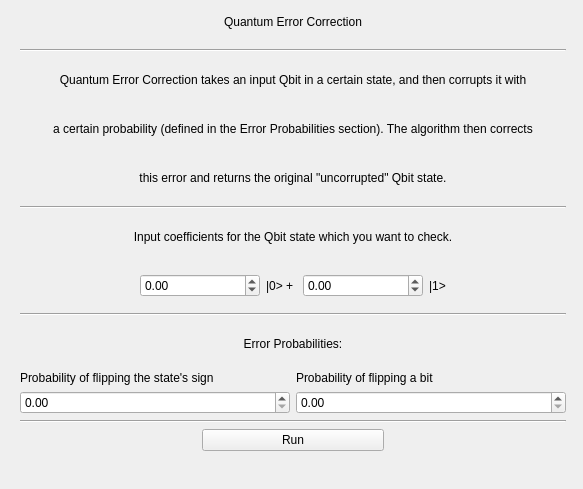
<?xml version="1.0" encoding="UTF-8"?>
<ui version="4.0">
 <class>Form</class>
 <widget class="QWidget" name="Form">
  <property name="geometry">
   <rect>
    <x>0</x>
    <y>0</y>
    <width>583</width>
    <height>489</height>
   </rect>
  </property>
  <property name="windowTitle">
   <string>Form</string>
  </property>
  <widget class="QWidget" name="verticalLayoutWidget">
   <property name="geometry">
    <rect>
     <x>20</x>
     <y>0</y>
     <width>546</width>
     <height>451</height>
    </rect>
   </property>
   <layout class="QVBoxLayout" name="verticalLayout">
    <item>
     <widget class="QLabel" name="label">
      <property name="styleSheet">
       <string notr="true">font: 20pt &quot;MS Sans Serif&quot;;</string>
      </property>
      <property name="text">
       <string>Quantum Error Correction</string>
      </property>
      <property name="alignment">
       <set>Qt::AlignCenter</set>
      </property>
     </widget>
    </item>
    <item>
     <widget class="Line" name="line">
      <property name="orientation">
       <enum>Qt::Horizontal</enum>
      </property>
     </widget>
    </item>
    <item>
     <widget class="QLabel" name="label_4">
      <property name="text">
       <string>Quantum Error Correction takes an input Qbit in a certain state, and then corrupts it with</string>
      </property>
      <property name="alignment">
       <set>Qt::AlignCenter</set>
      </property>
     </widget>
    </item>
    <item>
     <widget class="QLabel" name="label_9">
      <property name="text">
       <string>a certain probability (defined in the Error Probabilities section). The algorithm then corrects</string>
      </property>
      <property name="alignment">
       <set>Qt::AlignCenter</set>
      </property>
     </widget>
    </item>
    <item>
     <widget class="QLabel" name="label_10">
      <property name="text">
       <string>this error and returns the original &quot;uncorrupted&quot; Qbit state.</string>
      </property>
      <property name="alignment">
       <set>Qt::AlignCenter</set>
      </property>
     </widget>
    </item>
    <item>
     <widget class="Line" name="line_2">
      <property name="orientation">
       <enum>Qt::Horizontal</enum>
      </property>
     </widget>
    </item>
    <item>
     <widget class="QLabel" name="label_8">
      <property name="text">
       <string>Input coefficients for the Qbit state which you want to check.</string>
      </property>
      <property name="alignment">
       <set>Qt::AlignCenter</set>
      </property>
     </widget>
    </item>
    <item>
     <layout class="QHBoxLayout" name="horizontalLayout">
      <item>
       <spacer name="horizontalSpacer_3">
        <property name="orientation">
         <enum>Qt::Horizontal</enum>
        </property>
        <property name="sizeHint" stdset="0">
         <size>
          <width>40</width>
          <height>20</height>
         </size>
        </property>
       </spacer>
      </item>
      <item>
       <widget class="QDoubleSpinBox" name="AlphaSpin">
        <property name="sizePolicy">
         <sizepolicy hsizetype="Expanding" vsizetype="Fixed">
          <horstretch>0</horstretch>
          <verstretch>0</verstretch>
         </sizepolicy>
        </property>
        <property name="minimum">
         <double>-99.000000000000000</double>
        </property>
        <property name="maximum">
         <double>99.000000000000000</double>
        </property>
        <property name="singleStep">
         <double>1.000000000000000</double>
        </property>
       </widget>
      </item>
      <item>
       <widget class="QLabel" name="label_2">
        <property name="text">
         <string>|0&gt; + </string>
        </property>
        <property name="alignment">
         <set>Qt::AlignLeading|Qt::AlignLeft|Qt::AlignVCenter</set>
        </property>
       </widget>
      </item>
      <item>
       <widget class="QDoubleSpinBox" name="BetaSpin">
        <property name="sizePolicy">
         <sizepolicy hsizetype="Expanding" vsizetype="Fixed">
          <horstretch>0</horstretch>
          <verstretch>0</verstretch>
         </sizepolicy>
        </property>
        <property name="minimum">
         <double>-99.000000000000000</double>
        </property>
        <property name="maximum">
         <double>99.000000000000000</double>
        </property>
        <property name="singleStep">
         <double>1.000000000000000</double>
        </property>
       </widget>
      </item>
      <item>
       <widget class="QLabel" name="label_3">
        <property name="text">
         <string>|1&gt;</string>
        </property>
       </widget>
      </item>
      <item>
       <spacer name="horizontalSpacer_4">
        <property name="orientation">
         <enum>Qt::Horizontal</enum>
        </property>
        <property name="sizeHint" stdset="0">
         <size>
          <width>40</width>
          <height>20</height>
         </size>
        </property>
       </spacer>
      </item>
     </layout>
    </item>
    <item>
     <widget class="Line" name="line_3">
      <property name="orientation">
       <enum>Qt::Horizontal</enum>
      </property>
     </widget>
    </item>
    <item>
     <widget class="QLabel" name="label_7">
      <property name="text">
       <string>Error Probabilities:</string>
      </property>
      <property name="alignment">
       <set>Qt::AlignCenter</set>
      </property>
     </widget>
    </item>
    <item>
     <layout class="QHBoxLayout" name="horizontalLayout_4">
      <item>
       <layout class="QVBoxLayout" name="verticalLayout_2">
        <item>
         <widget class="QLabel" name="label_5">
          <property name="text">
           <string>Probability of flipping the state's sign</string>
          </property>
         </widget>
        </item>
        <item>
         <widget class="QDoubleSpinBox" name="pSign">
          <property name="maximum">
           <double>1.000000000000000</double>
          </property>
          <property name="singleStep">
           <double>0.100000000000000</double>
          </property>
         </widget>
        </item>
       </layout>
      </item>
      <item>
       <layout class="QVBoxLayout" name="verticalLayout_3">
        <item>
         <widget class="QLabel" name="label_6">
          <property name="text">
           <string>Probability of flipping a bit</string>
          </property>
         </widget>
        </item>
        <item>
         <widget class="QDoubleSpinBox" name="pFlip">
          <property name="maximum">
           <double>1.000000000000000</double>
          </property>
          <property name="singleStep">
           <double>0.100000000000000</double>
          </property>
         </widget>
        </item>
       </layout>
      </item>
     </layout>
    </item>
    <item>
     <widget class="Line" name="line_4">
      <property name="orientation">
       <enum>Qt::Horizontal</enum>
      </property>
     </widget>
    </item>
    <item>
     <layout class="QHBoxLayout" name="horizontalLayout_2">
      <item>
       <spacer name="horizontalSpacer">
        <property name="orientation">
         <enum>Qt::Horizontal</enum>
        </property>
        <property name="sizeHint" stdset="0">
         <size>
          <width>30</width>
          <height>20</height>
         </size>
        </property>
       </spacer>
      </item>
      <item>
       <widget class="QPushButton" name="RunQEC">
        <property name="sizePolicy">
         <sizepolicy hsizetype="Expanding" vsizetype="Fixed">
          <horstretch>0</horstretch>
          <verstretch>0</verstretch>
         </sizepolicy>
        </property>
        <property name="text">
         <string>Run</string>
        </property>
       </widget>
      </item>
      <item>
       <spacer name="horizontalSpacer_2">
        <property name="orientation">
         <enum>Qt::Horizontal</enum>
        </property>
        <property name="sizeType">
         <enum>QSizePolicy::Expanding</enum>
        </property>
        <property name="sizeHint" stdset="0">
         <size>
          <width>30</width>
          <height>20</height>
         </size>
        </property>
       </spacer>
      </item>
     </layout>
    </item>
   </layout>
  </widget>
 </widget>
 <resources/>
 <connections/>
</ui>
